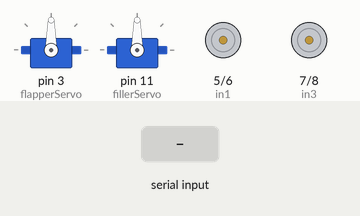
The sketch below on a simulated Arduino Uno, built with avr-gcc and run on an emulated ATmega328P. Shown: 2 × servo, motor-driver pin pairs drawn as motors (green arrow = first pin HIGH = forward, orange = second pin HIGH = backward, longer = more drive, scaled by the enable pin). Inputs (shaded band) come from the test bench.

Above: at 1.2 s.
1.3 s: "O" received over the second serial link
4.3 s: "F" received over the second serial link
At 4.7 s:
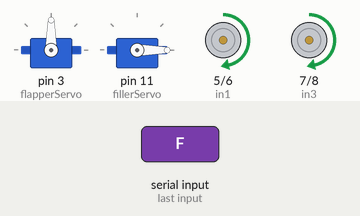
5.8 s: "B" received over the second serial link
At 7.0 s:
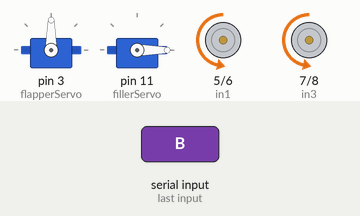
7.3 s: "G" received over the second serial link
At 8.2 s:
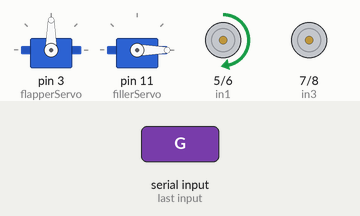
8.8 s: "l" received over the second serial link
At 9.3 s:
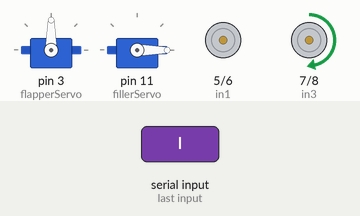
10.3 s: "H" received over the second serial link
At 11.7 s:
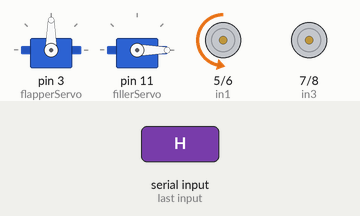
Timing chart, 0 to 12.8 s (numbered marks = the images above; inputs shaded):
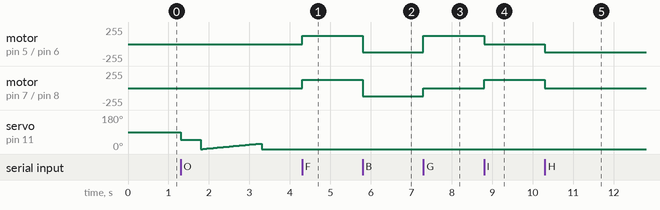

Measured:
- after the input at 4.3 s, motor on pin 5 (in1) / pin 6 (in2), motor on pin 7 (in3) / pin 8 (in4): stopped → forward 125/255 at once
- after the input at 5.8 s, motor on pin 5 (in1) / pin 6 (in2), motor on pin 7 (in3) / pin 8 (in4): forward 125/255 → backward 125/255 at once
- after the input at 7.3 s, motor on pin 5 (in1) / pin 6 (in2): backward 125/255 → forward 125/255 at once; motor on pin 7 (in3) / pin 8 (in4): backward 125/255 → stopped at once
- after the input at 8.8 s, motor on pin 5 (in1) / pin 6 (in2): forward 125/255 → stopped at once; motor on pin 7 (in3) / pin 8 (in4): stopped → forward 125/255 at once
- after the input at 10.3 s, motor on pin 5 (in1) / pin 6 (in2): stopped → backward 125/255 at once; motor on pin 7 (in3) / pin 8 (in4): forward 125/255 → stopped at once

The sketch:

code.ino
```cpp
#include <Servo.h>
#include <SoftwareSerial.h>

SoftwareSerial BT(11, 12);
Servo flapperServo;
Servo fillerServo;

int in1 = 5;    // Motor 1 input pin 1
int in2 = 6;    // Motor 1 input pin 2
int in3 = 7;    // Motor 2 input pin 1
int in4 = 8;    // Motor 2 input pin 2
int ena = 9;    // Motor 1 enable pin
int enb = 10;   // Motor 2 enable pin

char core;

void setup() {
  pinMode(in1, OUTPUT);
  pinMode(in2, OUTPUT);
  pinMode(in3, OUTPUT);
  pinMode(in4, OUTPUT);
  pinMode(ena, OUTPUT);
  pinMode(enb, OUTPUT);

  Serial.begin(9600);
  BT.begin(9600);

  flapperServo.attach(3);  // Attach flapper servo to pin 3
  fillerServo.attach(11);  // Attach filler servo to pin 11
}

void loop() {
  if (BT.available()) {
    core = BT.read();

    if (core == 'F') {
      digitalWrite(in1, HIGH);
      digitalWrite(in3, HIGH);
      digitalWrite(in2, LOW);
      digitalWrite(in4, LOW);
      analogWrite(ena, 125);
      analogWrite(enb, 125);
    } else if (core == 'B') {
      digitalWrite(in1, LOW);
      digitalWrite(in3, LOW);
      digitalWrite(in2, HIGH);
      digitalWrite(in4, HIGH);
      analogWrite(ena, 125);
      analogWrite(enb, 125);
    } else if (core == 'L') {
      digitalWrite(in1, HIGH);
      digitalWrite(in3, HIGH);
      digitalWrite(in2, LOW);
      digitalWrite(in4, LOW);
      analogWrite(ena, 125);
      analogWrite(enb, 125);
    } else if (core == 'R') {
      digitalWrite(in1, LOW);
      digitalWrite(in3, LOW);
      digitalWrite(in2, HIGH);
      digitalWrite(in4, HIGH);
      analogWrite(ena, 125);
      analogWrite(enb, 125);
    } else if (core == 'G') {
      digitalWrite(in1, HIGH);
      digitalWrite(in3, LOW);
      digitalWrite(in2, LOW);
      digitalWrite(in4, LOW);
      analogWrite(ena, 125);
      analogWrite(enb, 125);
    } else if (core == 'l') {
      digitalWrite(in1, LOW);
      digitalWrite(in3, HIGH);
      digitalWrite(in2, LOW);
      digitalWrite(in4, LOW);
      analogWrite(ena, 125);
      analogWrite(enb, 125);
    } else if (core == 'H') {
      digitalWrite(in1, LOW);
      digitalWrite(in3, LOW);
      digitalWrite(in2, HIGH);
      digitalWrite(in4, LOW);
      analogWrite(ena, 125);
      analogWrite(enb, 125);
    } else if (core == 'J') {
      digitalWrite(in1, LOW);
      digitalWrite(in3, LOW);
      digitalWrite(in2, LOW);
      digitalWrite(in4, HIGH);
      analogWrite(ena, 125);
      analogWrite(enb, 125);
    } else if (core == 'S') {
      digitalWrite(in1, LOW);
      digitalWrite(in3, LOW);
      digitalWrite(in2, LOW);
      digitalWrite(in4, LOW);
      analogWrite(ena, 0);
      analogWrite(enb, 0);
    } else if (core == 'O') {
      fillerServo.write(50);
      delay(500);
      for (int i = 0; i < 30; i++) {
        fillerServo.write(i);
        delay(50);
      }
      fillerServo.write(0);
    }
  }
}
```
